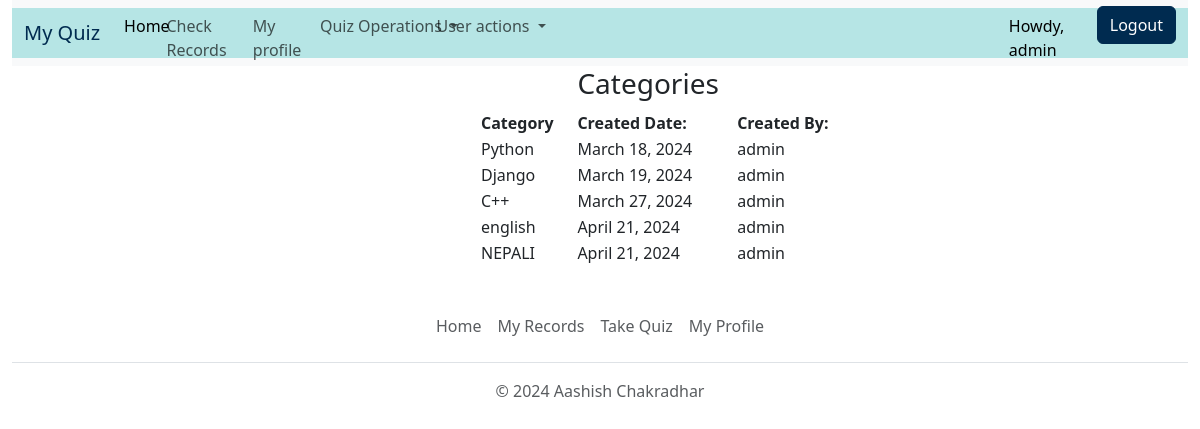
The app's page /view-category (signed in) with its own data.
### quiz/models.py (models this page shows)
class BaseModel(models.Model):
    uid=models.UUIDField(primary_key=True,default=uuid.uuid4,editable=False)
    created_at=models.DateField(auto_now_add=True)
    updated_at=models.DateField(auto_now=True)
    class Meta:
        abstract=True

class Category(BaseModel):
    category_name = models.CharField(max_length=15, default='Uncatogarized')
    user= models.ForeignKey(User, on_delete=models.CASCADE)
    def __str__(self):
        return self.category_name

### quiz/views.py (the view)
# urls.py: path('view-category',views.view_category,name='view_category'),
def view_category(request):
    if request.user.is_anonymous:
        return redirect("/login")
    elif (request.user.is_superuser or request.user.is_staff):
        try:
            all_category = Category.objects.all()
            context = {'categories': all_category}
            return render(request, 'category_view.html', context)
        except Exception as e:
            messages.error(request,str(e))
            return render(request,"index.html")

### templates/category_view.html (shortened to what this page needs)
{% extends "base.html" %}
{% block body %}
    <div style="width:30%; text-align: left; margin-left:40%;">
        <table>
            <tr>
                <th></th>
                <th>
                    <h3>Categories</h3>
                </th>
            </tr>
            <tr>
                <th style="width:150px">
                    Category
                </th>
                <th style="width:200px">
                    Created Date:
                </th>
                <th style="width:200px">
                    Created By:
                </th>
            </tr>
            {% for category in categories %}
                <tr>
                    <td>
                        {{category}}
                    </td>
                    <td>
                        {{category.created_at}}
                    </td>
                    <td>
                        {{category.user}}
                    </td>
                </tr>
            {% endfor %}
        </table>
    </div>
{% endblock body %}

### templates/base.html (shortened to what this page needs)
<!DOCTYPE html>
{%load static%}
<html lang="en">
  <head>
    <link href="https://cdn.jsdelivr.net/npm/bootstrap@5.3.2/dist/css/bootstrap.min.css" rel="stylesheet">
    <link rel="stylesheet" type='text/css' href="{% static './css/bootstrap.css' %}" />
    <link rel="stylesheet" type='text/css' href="{% static 'profile.css' %}" />
  </head>
  <body>
    {% if user.is_authenticated %}
      <div>
        <div  style="max-width: 98%; margin-left:1%; ">
          <nav class="navbar navbar-expand-lg bg-body-tertiary">
            <div class="container-fluid" style="background-color : #b6e5e5;">
              <div >
                <a class="navbar-brand" href="/" style="color: #002b50">My Quiz</a>
              </div>
              <div class="collapse navbar-collapse" id="navbarSupportedContent" style="height:50px; max-width:100%;">
                  <ul class="navbar-nav me-auto mb-2 mb-lg-0" style="min-width:100%; padding-top: 1%; color: #002b50">
                    <li class="nav-item" style="width: 4%">
                      <a class="nav-link active" aria-current="page" href="{% url 'quiz:index' %}" >Home</a>
                    </li>
                    <li class="nav-item" style="width: 9%">
                      <a class="nav-link" href="{% url 'quiz:view_record' %}" >Check Records</a>
                    </li>
                    <li class="nav-item" style="width: 7%">
                      <a class="nav-link" href="{% url 'quiz:about_us' %}">My profile</a>
                    </li>
                    {% if request.user.is_staff %}
                      <li class="nav-item dropdown" style="width: 11%">
                        <a class="nav-link dropdown-toggle"  href="#" role="button" data-bs-toggle="dropdown" aria-expanded="false">
                          Quiz Operations
                        </a>
                      </li>
                    {% endif %}
                    {% if request.user.is_superuser%}
                      <li class="nav-item dropdown" style="width: 9%">
                        <a class="nav-link dropdown-toggle"  href="#" role="button" data-bs-toggle="dropdown" aria-expanded="false">
                          User actions
                        </a>
                      </li>
                      <li class="nav-item" style="width: 10%; margin-left: 45%;">
                        <a class="nav-link active" aria-current="page" href="/about" >Howdy, {{user.username}}</a>
                      </li>
                      <li>
                        <a type="submit" class="log_button btn btn-primary" href="/logout">Logout</a>
                      </li>
                    {% endif %}
                  </ul>
              </div>
            </div>
          </nav>
        </div>
      </div>
    {% endif %}
    {% block body %}{% endblock %}
    {% if user.is_authenticated %}
      <div class="container" style = "max-width: 100%;">
        <footer class="py-3 my-4">
          <ul class="nav justify-content-center border-bottom pb-3 mb-3">
            <li class="nav-item"><a href="/" class="nav-link px-2 text-muted">Home</a></li>
            <li class="nav-item"><a href="view-record" class="nav-link px-2 text-muted">My Records</a></li>
            <li class="nav-item"><a href="/get-category" class="nav-link px-2 text-muted">Take Quiz</a></li>
            <li class="nav-item"><a href="about" class="nav-link px-2 text-muted">My Profile</a></li>
          </ul>
          <p class="text-center text-muted">&copy; 2024 Aashish Chakradhar</p>
        </footer>
      </div>
    {% endif %}
  </body>
</html>

### static/profile.css (style rules this page uses)
.log_button { background-color: #002b50; border-color: #002b50; color: #ffffff; width: 100%; margin-bottom: 1rem; }

### records on screen
Category: category_name "Python", created_at "March 18, 2024", user "admin"
Category: category_name "Django", created_at "March 19, 2024", user "admin"
Category: category_name "C++", created_at "March 27, 2024", user "admin"
Category: category_name "english", created_at "April 21, 2024", user "admin"
Category: category_name "NEPALI", created_at "April 21, 2024", user "admin"

### other values on screen
{{ user.username }} "admin"
